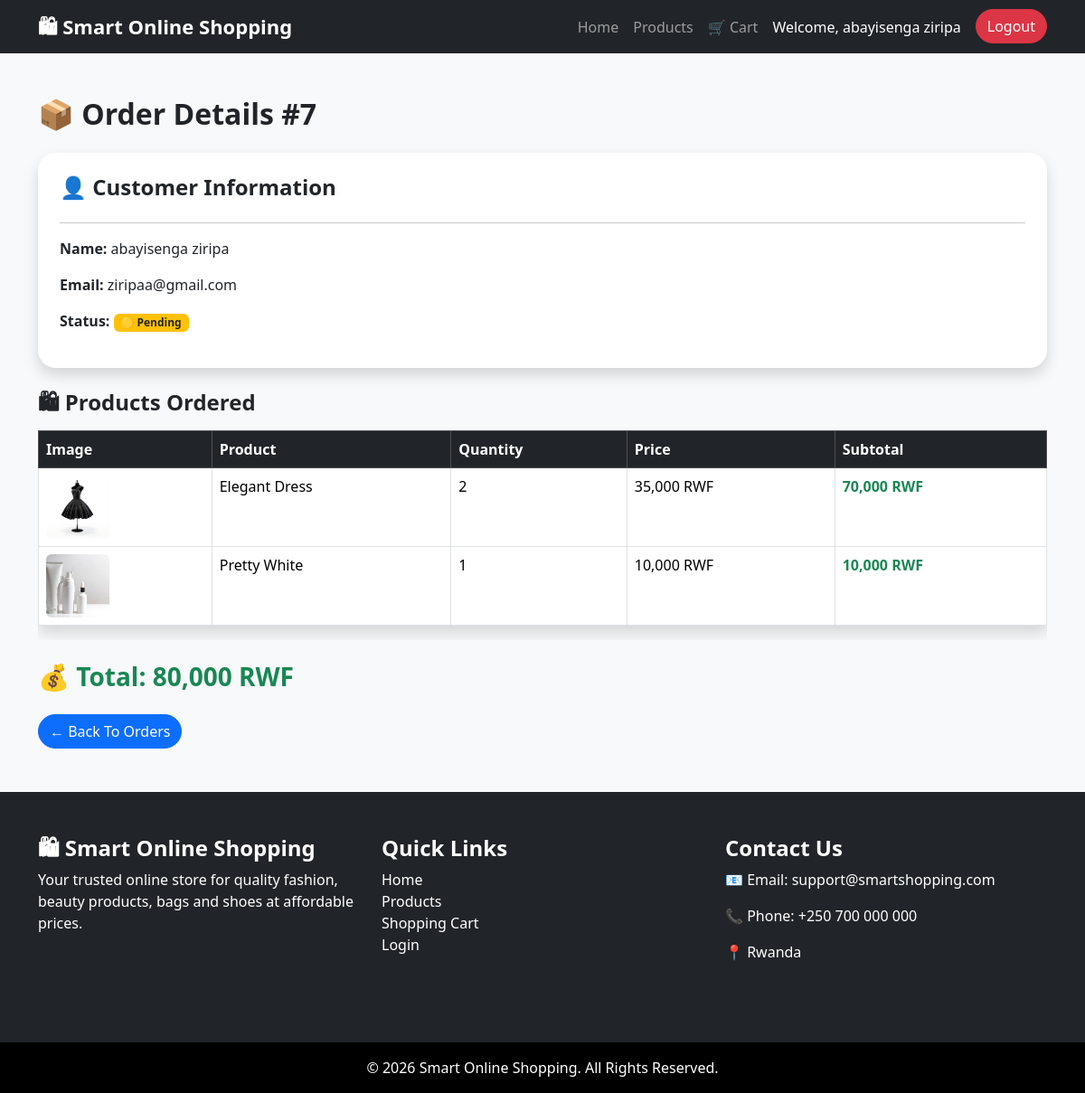
/admin/order_details.php?id=7 (signed in), run on the app's committed database.
### tables this page shows
CREATE TABLE `orders` (
  `order_id` int(11) NOT NULL,
  `user_id` int(11) DEFAULT NULL,
  `total_amount` decimal(10,2) DEFAULT NULL,
  `order_date` timestamp NOT NULL DEFAULT current_timestamp(),
  `status` varchar(50) NOT NULL
);

CREATE TABLE `users` (
  `user_id` int(11) NOT NULL,
  `full_name` varchar(100) NOT NULL,
  `email` varchar(100) NOT NULL,
  `password` varchar(255) NOT NULL,
  `role` varchar(20) DEFAULT 'customer'
);

CREATE TABLE `order_items` (
  `item_id` int(11) NOT NULL,
  `order_id` int(11) DEFAULT NULL,
  `product_id` int(11) DEFAULT NULL,
  `quantity` int(11) DEFAULT NULL
);

CREATE TABLE `products` (
  `product_id` int(11) NOT NULL,
  `product_name` varchar(100) NOT NULL,
  `description` text DEFAULT NULL,
  `price` decimal(10,2) NOT NULL,
  `image` varchar(255) DEFAULT NULL,
  `category_id` int(11) DEFAULT NULL
);

### admin/order_details.php (the view, shortened to what this page needs)
<?php
include "../config/database.php";
include "../includes/header.php";
include "../includes/Navbar.php";
$order_id = (int)$_GET['id'];
$order_query = "SELECT orders.*, users.full_name, users.email
                FROM orders
                JOIN users
                ON orders.user_id = users.user_id
                WHERE orders.order_id='$order_id'";
$order_result = mysqli_query($conn,$order_query);
$order = mysqli_fetch_assoc($order_result);
$item_query = "SELECT order_items.*,
               products.product_name,
               products.price,
               products.image
               FROM order_items
               JOIN products
               ON order_items.product_id = products.product_id
               WHERE order_items.order_id='$order_id'";
$item_result = mysqli_query($conn,$item_query);
?>
<div class="container mt-5">
<h2 class="mb-4">
📦 Order Details #<?php echo $order_id; ?>
</h2>
<div class="card shadow p-4 mb-4">
<h4>
👤 Customer Information
</h4>
<hr>
<p>
<strong>Name:</strong>
<?php echo htmlspecialchars($order['full_name']); ?>
</p>
<p>
<strong>Email:</strong>
<?php echo htmlspecialchars($order['email']); ?>
</p>
<p>
<strong>Status:</strong>
<?php
if($order['status']=="Pending"){
echo "<span class='badge bg-warning text-dark'>
🟡 Pending
</span>";
}
elseif($order['status']=="Processing"){
echo "<span class='badge bg-info'>
🔵 Processing
</span>";
}
elseif($order['status']=="Delivered"){
echo "<span class='badge bg-primary'>
🚚 Delivered
</span>";
}
elseif($order['status']=="Completed"){
echo "<span class='badge bg-success'>
🟢 Completed
</span>";
}
else{
echo "<span class='badge bg-danger'>
🔴 Cancelled
</span>";
}
?>
</p>
</div>
<h4 class="mb-3">
🛍 Products Ordered
</h4>
<div class="table-responsive">
<table class="table table-bordered shadow">
<thead class="table-dark">
<tr>
<th>Image</th>
<th>Product</th>
<th>Quantity</th>
<th>Price</th>
<th>Subtotal</th>
</tr>
</thead>
<tbody>
<?php while($item=mysqli_fetch_assoc($item_result)){ ?>
<tr>
<td>
<img src="../assets/images/<?php echo $item['image']; ?>"
width="70"
height="70"
style="object-fit:cover;"
class="rounded">
</td>
<td>
<?php echo htmlspecialchars($item['product_name']); ?>
</td>
<td>
<?php echo $item['quantity']; ?>
</td>
<td>
<?php echo number_format($item['price']); ?>
RWF
</td>
<td class="text-success fw-bold">
<?php
echo number_format(
$item['price'] * $item['quantity']
);
?>
RWF
</td>
</tr>
<?php } ?>
</tbody>
</table>
</div>
<h3 class="text-success mt-4">
💰 Total:
<?php echo number_format($order['total_amount']); ?>
RWF
</h3>
<a href="orders.php"
class="btn btn-primary mt-3">
← Back To Orders
</a>
</div>
<?php include "../includes/footer.php"; ?>

### includes/header.php (style rules this page uses)
body { font-family:'Segoe UI', Tahoma, Geneva, Verdana, sans-serif; background:#f8f9fa; }
.card { border-radius:20px; overflow:hidden; border:none; transition:0.3s ease; }
.btn { border-radius:25px; font-weight:500; }
h1,h2,h3,h4,h5 { font-weight:700; }
img { max-width:100%; }

### data on the page
orders: user.full_name "abayisenga ziripa", user.email "ziripaa@gmail.com", total_amount "80,000"
order_items: product.image (picture), product.product_name "Elegant Dress", quantity "2", product.price "35,000", $item['price'] * $item['quantity'] "70,000"
order_items: product.image (picture), product.product_name "Pretty White", quantity "1", product.price "10,000", $item['price'] * $item['quantity'] "10,000"

### other printed values
$_SESSION['full_name'] "abayisenga ziripa"
$order_id "7"
